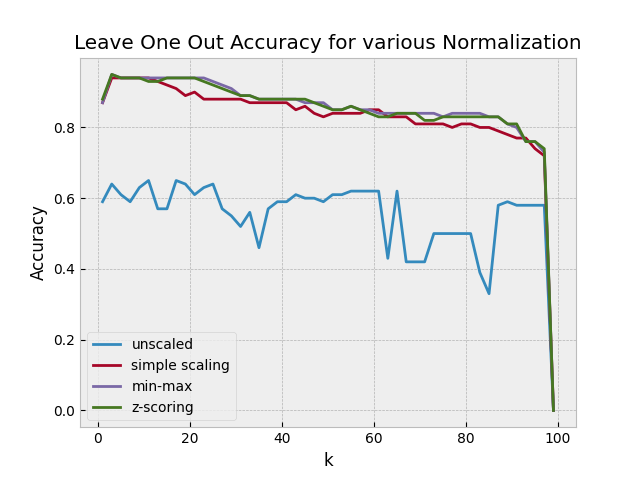

Recreate this plot in Python.
import pandas as pd
import numpy as np
import matplotlib.pyplot as plt
from sklearn.neighbors import KNeighborsClassifier
import sys


df = pd.read_csv('/home/runner/kaggle/book-data.csv')

features_to_use = [f for f in df.columns if f != 'book type']

columns = ['book type'] + features_to_use
df = df[columns]


def convert_book_type_to_number(book_type):
    if "children" in book_type:
        return 0

    if "adult" in book_type:
        return 1


df['book type'] = df['book type'].apply(lambda entry: convert_book_type_to_number(entry))


def check_classifier_value(knn, input_df, row_index):
    independent_variables = input_df[[column for column in df.columns if column != 'book type']]
    dependent_variable = input_df['book type']

    values = independent_variables.iloc[[row_index]].to_numpy().tolist()[0]

    training_df = independent_variables.drop([row_index])
    X = training_df.reset_index(drop=True).to_numpy().tolist()
    testing_df = dependent_variable.drop([row_index])
    Y = testing_df.reset_index(drop=True).to_numpy().tolist()

    predicted_value = knn.fit(X, Y).predict([values])

    if predicted_value == input_df['book type'].iloc[[row_index]].to_numpy().tolist()[0]:
        return True

    return False


def get_accuracy(knn, input_df):
    correct_classifications = 0

    for row_index in range(len(input_df.to_numpy().tolist())):
        if check_classifier_value(knn, input_df, row_index):
            correct_classifications += 1

    return correct_classifications / len(input_df.to_numpy().tolist())


accuracies = []
simple_scaling_accuracies = []
min_max_accuracies = []
z_score_accuracies = []
k_values = [n for n in range(1, 100, 2)]

simple_scaling_df = df.copy()
min_max_df = df.copy()
z_score_df = df.copy()

for f in features_to_use:
    simple_scaling_df[f] = simple_scaling_df[f] / simple_scaling_df[f].max()

    min_max_df[f] = (min_max_df[f] - min_max_df[f].min()) / (min_max_df[f].max() - min_max_df[f].min())

    z_score_df[f] = (z_score_df[f] - z_score_df[f].mean()) / (z_score_df[f].std())

for k in k_values:
    knn = KNeighborsClassifier(n_neighbors = k)

    accuracies.append(get_accuracy(knn, df))

    simple_scaling_accuracies.append(get_accuracy(knn, simple_scaling_df))

    min_max_accuracies.append(get_accuracy(knn, min_max_df))

    z_score_accuracies.append(get_accuracy(knn, z_score_df))

plt.style.use("bmh")
plt.plot(k_values, accuracies, label='unscaled')
plt.plot(k_values, simple_scaling_accuracies, label='simple scaling')
plt.plot(k_values, min_max_accuracies, label='min-max')
plt.plot(k_values, z_score_accuracies, label='z-scoring')
plt.xlabel("k")
plt.ylabel("Accuracy")
plt.title("Leave One Out Accuracy for various Normalization")
plt.legend(loc='best')
plt.savefig('normalizing.png')
